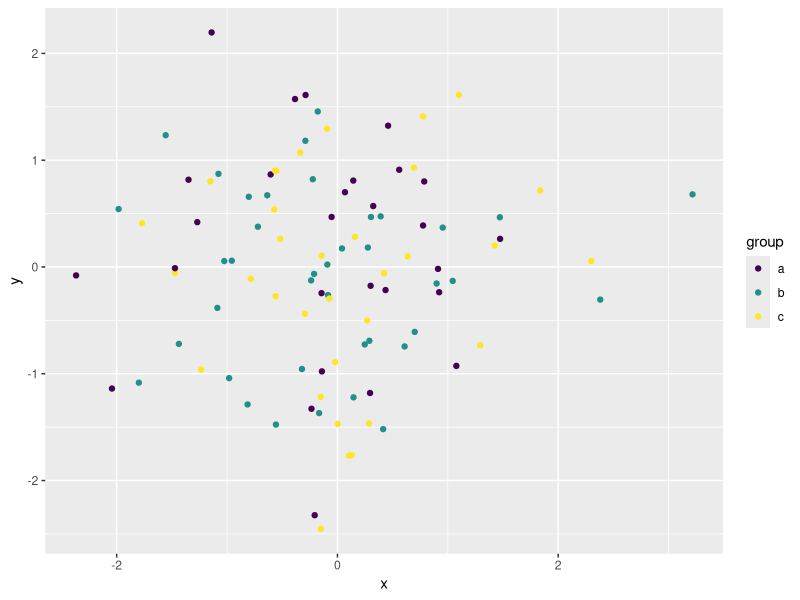
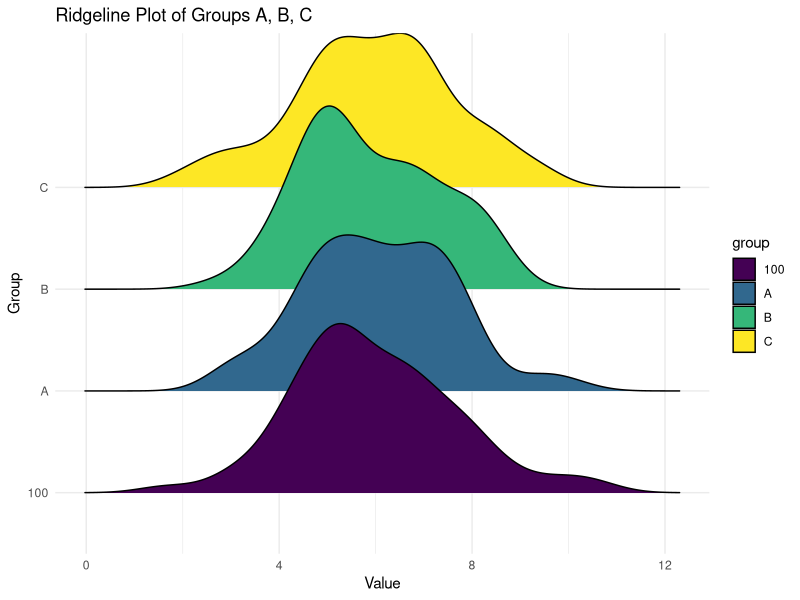
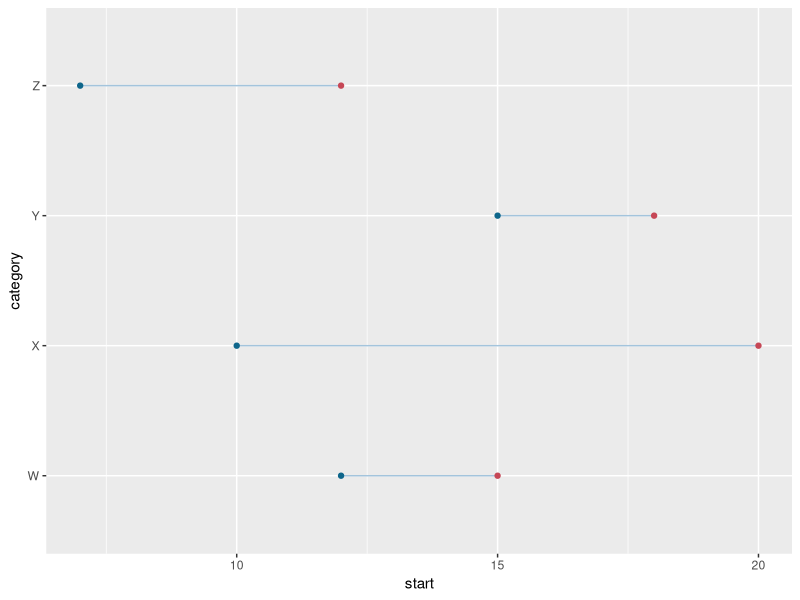

Generate these figures, in order, with R:
library(ggplot2)
library(viridis)
library(ggridges)


df <- data.frame(
  x = rnorm(100),
  y = rnorm(100), 
  #vector of random letters (assignments)
  group = sample(letters[1:3], 100, TRUE)
  )

#color scatterplot according to categorical color value
ggplot(df, aes(x=x, y=y, color = group)) +
  geom_point() +
  scale_color_viridis(discrete = TRUE)

ridgeline <- data.frame(
  value = c(rnorm(100, 5, 1), rnorm(100, 7, 1.22), rnorm(100, 6, 1.5)),
  group = rep(c("A", "B", "C", each = 100))
)

ggplot(ridgeline, aes(x = value, y = group, fill = group)) +
  geom_density_ridges() +
  scale_fill_viridis_d() + 
  labs(title = "Ridgeline Plot of Groups A, B, C", x = "Value", y = "Group") +
  theme_minimal()

#dumbbell 
dumbbell <- data.frame(
  category = c("X", "Y", "Z", "W"),
  start = c(10, 15, 7, 12),
  end = c(20, 18, 12, 15)
)

#Dumbbell plot
ggplot(dumbbell, aes(y = category)) +
  geom_segment(aes(x = start, xend = end, yend = category),
               color = "#a3c4dc") +
  geom_point(aes(x = start), color = "#0e668b") +
  geom_point(aes(x = end), color = "#c64756")
  labs(title = "Dumbbel Plot", x = "Value", y = "Category") +
  theme_minimal()

  #multiple boxplots
  




